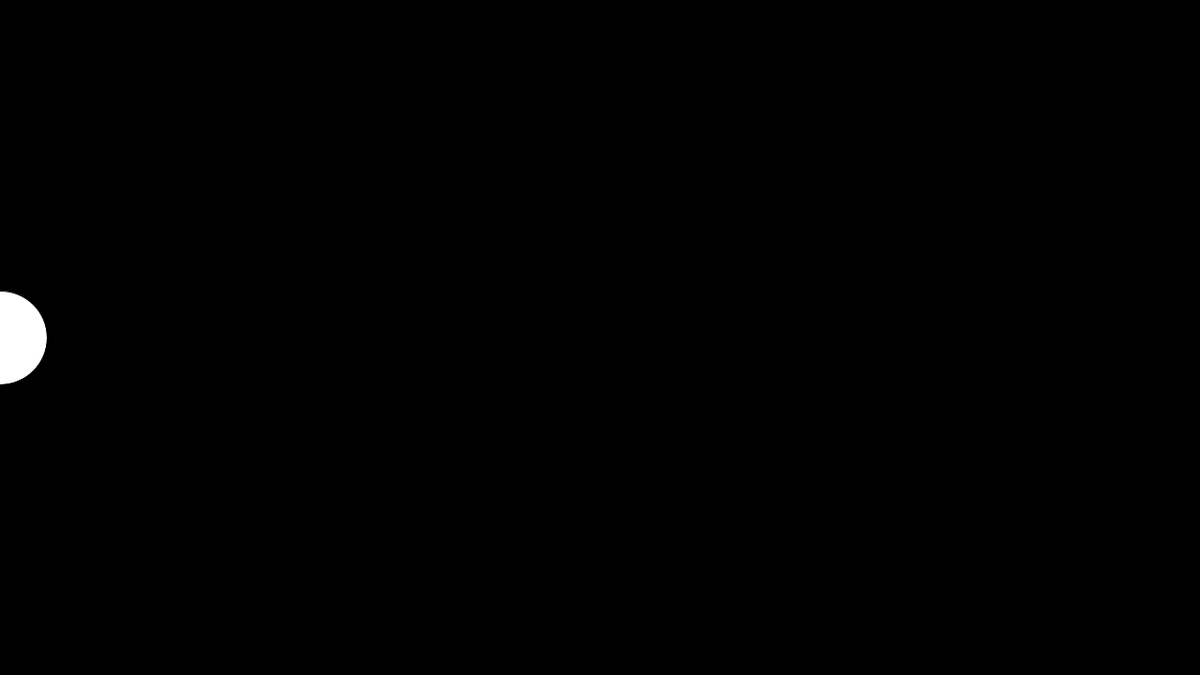
Frame 1 (no input)
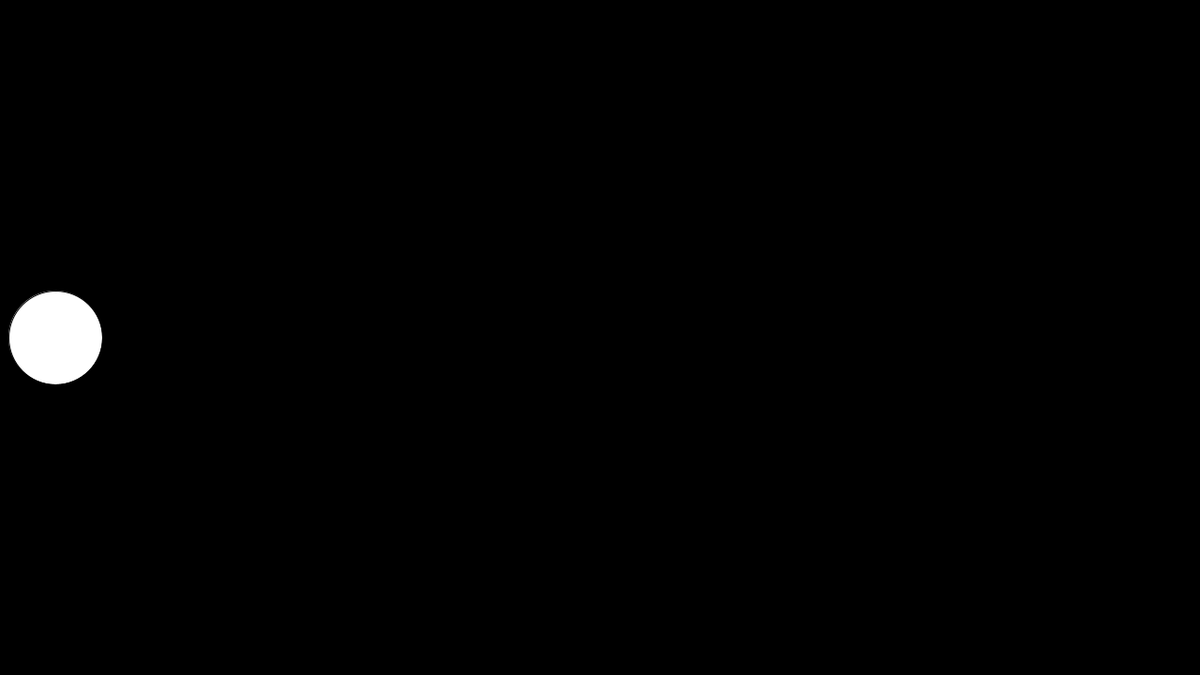
Frame 60 (the mouse pressed at the canvas centre just before this capture)
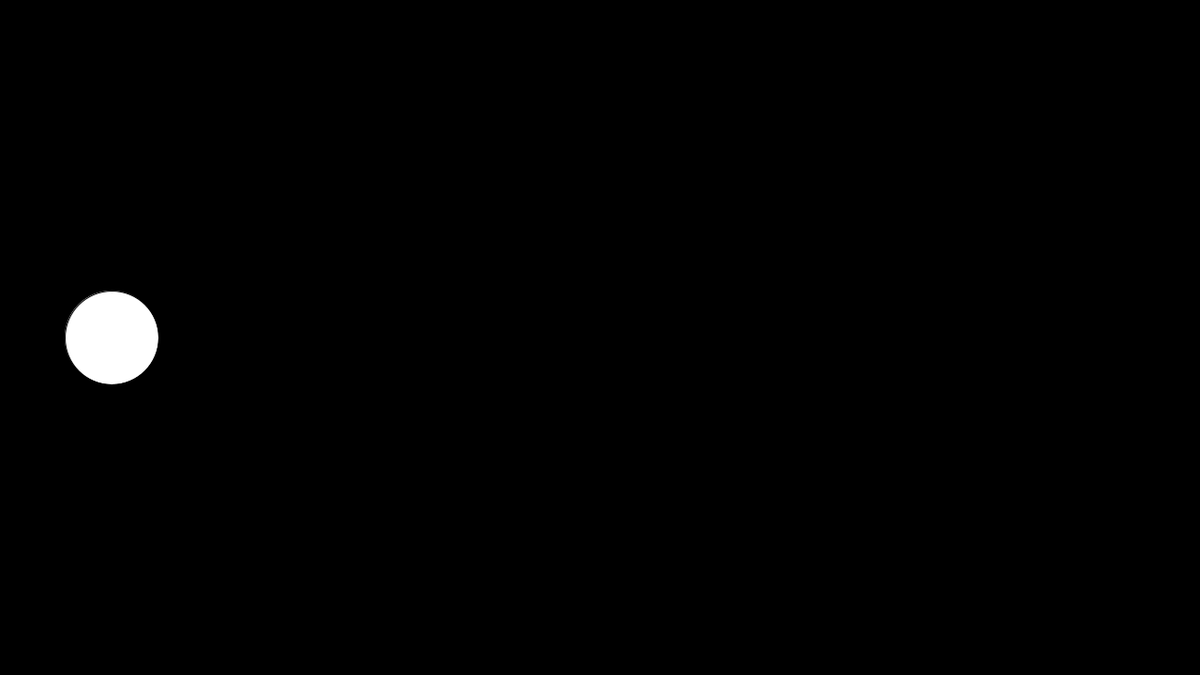
Frame 120 (the mouse held since frame 60 and released just before this capture)

The Processing sketch that drew these frames (run headless with seeded random() and noise(); from frame 60 on, the mouse is pressed at the canvas centre):

// Processing sketch: basic_motion
// ── basic_motion.pde

int x; //x position of our circle
int y; //y position of our circle
int ellipseSize; //the diameter of our circle

void setup(){
  size(1280,720); //create the window to be this size
  x = 0; //start the x position of the circle all the way to the left
  y = height/2; //the y position of the circle should be in the middle
  ellipseSize = 100; //set the diameter to this amount
}

void draw(){
  background(0); //draw the background each frame, so there is no trail... you can take this out if you want
 
  ellipse(x, y, ellipseSize, ellipseSize); //draw an ellipse at x and y positions, with a width and height of ellipseSize
  x = x + 1; //move the ellipse x position by 1 pixel
  

}
